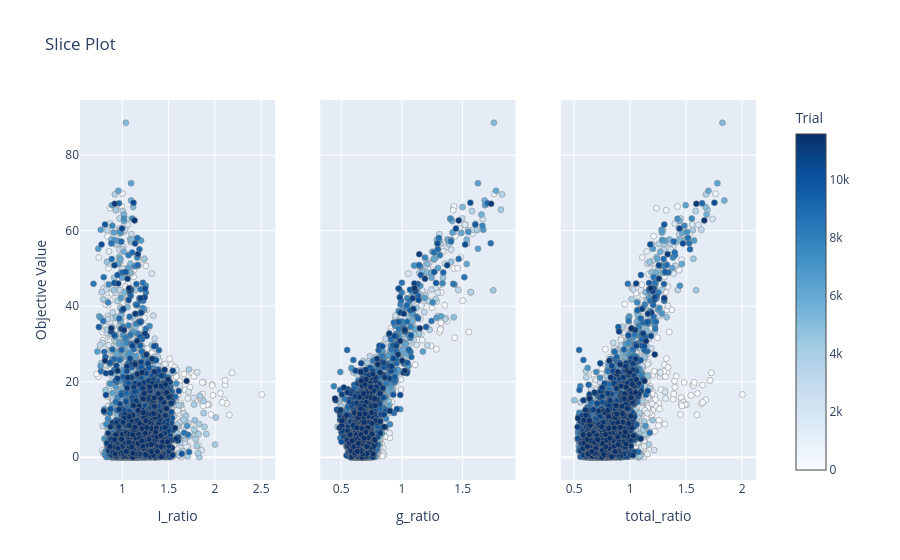

Notebook cell for this chart:
### Code cell
# Correlation with single parameters

optuna.visualization.plot_slice(temp_study, params=["g_ratio", "I_ratio", "total_ratio"]).show()
# optuna.visualization.plot_slice(temp_study).show()
# fig = vis.plot_slice(temp_study, target=lambda t: t.value)   
# fig.show()

### Figure 1 — Plotly figure (JSON) as saved in the notebook; plotly's stock layout.template omitted (floating-point values rounded to 4 significant figures; data arrays with more than 128 entries replaced by an {"elided": "..."} marker saying what was removed)
{"data": [{"marker": {"color": {"elided": "11589 int values"}, "colorbar": {"title": {"text": "Trial"}, "x": 1, "xpad": 40}, "colorscale": [[0, "rgb(247,251,255)"], [0.125, "rgb(222,235,247)"], [0.25, "rgb(198,219,239)"], [0.375, "rgb(158,202,225)"], [0.5, "rgb(107,174,214)"], [0.625, "rgb(66,146,198)"], [0.75, "rgb(33,113,181)"], [0.875, "rgb(8,81,156)"], [1, "rgb(8,48,107)"]], "line": {"color": "Grey", "width": 0.5}, "showscale": true}, "mode": "markers", "name": "Feasible Trial", "showlegend": false, "type": "scatter", "x": {"elided": "11589 float values"}, "xaxis": "x", "y": {"elided": "11589 float values"}, "yaxis": "y"}, {"marker": {"color": {"elided": "11589 int values"}, "colorbar": {"title": {"text": "Trial"}, "x": 1, "xpad": 40}, "colorscale": [[0, "rgb(247,251,255)"], [0.125, "rgb(222,235,247)"], [0.25, "rgb(198,219,239)"], [0.375, "rgb(158,202,225)"], [0.5, "rgb(107,174,214)"], [0.625, "rgb(66,146,198)"], [0.75, "rgb(33,113,181)"], [0.875, "rgb(8,81,156)"], [1, "rgb(8,48,107)"]], "line": {"color": "Grey", "width": 0.5}, "showscale": false}, "mode": "markers", "name": "Feasible Trial", "showlegend": false, "type": "scatter", "x": {"elided": "11589 float values"}, "xaxis": "x2", "y": {"elided": "11589 float values"}, "yaxis": "y2"}, {"marker": {"color": {"elided": "11589 int values"}, "colorbar": {"title": {"text": "Trial"}, "x": 1, "xpad": 40}, "colorscale": [[0, "rgb(247,251,255)"], [0.125, "rgb(222,235,247)"], [0.25, "rgb(198,219,239)"], [0.375, "rgb(158,202,225)"], [0.5, "rgb(107,174,214)"], [0.625, "rgb(66,146,198)"], [0.75, "rgb(33,113,181)"], [0.875, "rgb(8,81,156)"], [1, "rgb(8,48,107)"]], "line": {"color": "Grey", "width": 0.5}, "showscale": false}, "mode": "markers", "name": "Feasible Trial", "showlegend": false, "type": "scatter", "x": {"elided": "11589 float values"}, "xaxis": "x3", "y": {"elided": "11589 float values"}, "yaxis": "y3"}], "layout": {"title": {"text": "Slice Plot"}, "xaxis": {"anchor": "y", "domain": [0, 0.2889], "title": {"text": "I_ratio"}}, "xaxis2": {"anchor": "y2", "domain": [0.3556, 0.6444], "title": {"text": "g_ratio"}}, "xaxis3": {"anchor": "y3", "domain": [0.7111, 1], "title": {"text": "total_ratio"}}, "yaxis": {"anchor": "x", "domain": [0, 1], "title": {"text": "Objective Value"}}, "yaxis2": {"anchor": "x2", "domain": [0, 1], "matches": "y", "showticklabels": false}, "yaxis3": {"anchor": "x3", "domain": [0, 1], "matches": "y", "showticklabels": false}}}
